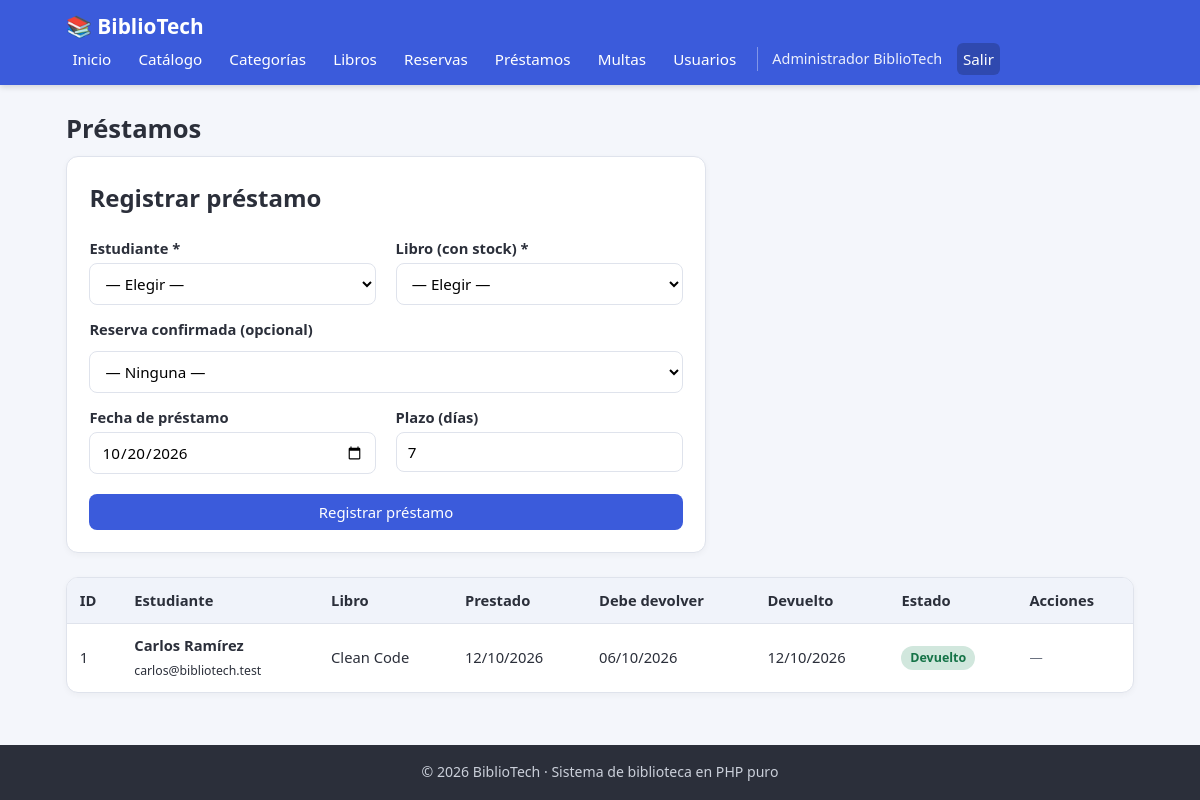
The app's page /prestamos.php (signed in) with its own data.
### tables this page shows
CREATE TABLE `usuarios` (
  `id` bigint(20) UNSIGNED NOT NULL,
  `nombre` varchar(120) NOT NULL,
  `email` varchar(180) NOT NULL,
  `password_hash` varchar(255) NOT NULL,
  `rol` enum('estudiante','bibliotecario','administrador') NOT NULL DEFAULT 'estudiante',
  `estado` enum('activo','bloqueado') NOT NULL DEFAULT 'activo',
  `created_at` timestamp NOT NULL DEFAULT current_timestamp(),
  `updated_at` timestamp NOT NULL DEFAULT current_timestamp() ON UPDATE current_timestamp()
);

CREATE TABLE `prestamos` (
  `id` bigint(20) UNSIGNED NOT NULL,
  `id_usuario` bigint(20) UNSIGNED NOT NULL,
  `id_libro` bigint(20) UNSIGNED NOT NULL,
  `id_reserva` bigint(20) UNSIGNED DEFAULT NULL,
  `fecha_prestamo` date NOT NULL,
  `fecha_devolucion_esperada` date NOT NULL,
  `fecha_devolucion_real` date DEFAULT NULL,
  `estado` enum('activo','devuelto','vencido','cancelado') NOT NULL DEFAULT 'activo',
  `created_at` timestamp NOT NULL DEFAULT current_timestamp(),
  `updated_at` timestamp NOT NULL DEFAULT current_timestamp() ON UPDATE current_timestamp()
);

CREATE TABLE `libros` (
  `id` bigint(20) UNSIGNED NOT NULL,
  `titulo` varchar(255) NOT NULL,
  `autor` varchar(180) NOT NULL,
  `isbn` varchar(20) DEFAULT NULL,
  `id_categoria` bigint(20) UNSIGNED DEFAULT NULL,
  `editorial` varchar(150) DEFAULT NULL,
  `anio` smallint(5) UNSIGNED DEFAULT NULL,
  `portada_url` varchar(500) DEFAULT NULL,
  `sinopsis` text DEFAULT NULL,
  `stock_total` int(10) UNSIGNED NOT NULL DEFAULT 0,
  `stock_disponible` int(10) UNSIGNED NOT NULL DEFAULT 0,
  `created_at` timestamp NOT NULL DEFAULT current_timestamp(),
  `updated_at` timestamp NOT NULL DEFAULT current_timestamp() ON UPDATE current_timestamp()
);

### includes/auth.php (called while the page is built, shortened)
<?php
function estaLogueado(): bool
{
    return isset($_SESSION['usuario_id']);
}
function usuarioActual(PDO $conexion): ?array
{
    $sql = "SELECT id, nombre, email, rol, estado
            FROM usuarios
            WHERE id = :id";
    $stmt = $conexion->prepare($sql);
    $stmt->execute([':id' => $_SESSION['usuario_id']]);
    $usuario = $stmt->fetch();
    return $usuario ?: null;
}
function e(?string $texto): string
{
    return htmlspecialchars($texto ?? '', ENT_QUOTES, 'UTF-8');
}

### prestamos.php (the view, shortened to what this page needs)
<?php
require_once __DIR__ . '/includes/auth.php';
$usuario = usuarioActual($conexion);
$esStaff = in_array($usuario['rol'], ['bibliotecario', 'administrador'], true);
$sql = "SELECT p.*, u.nombre AS usuario, u.email, l.titulo AS libro
        FROM prestamos p
        INNER JOIN usuarios u ON u.id = p.id_usuario
        INNER JOIN libros l   ON l.id = p.id_libro";
$sql .= " ORDER BY p.created_at DESC";
$stmt = $conexion->prepare($sql);
if ($esStaff) {
    $stmt->execute();
} else {
    $stmt->execute([':id' => $usuario['id']]);
}
$prestamos = $stmt->fetchAll();
function etiquetaPrestamo(string $estado): string
{
    $mapa = [
        'activo'   => ['etiqueta-azul', 'Activo'],
        'devuelto' => ['etiqueta-verde', 'Devuelto'],
        'vencido'  => ['etiqueta-rojo', 'Vencido'],
        'cancelado' => ['etiqueta-gris', 'Cancelado'],
    ];
    [$clase, $texto] = $mapa[$estado] ?? ['etiqueta-gris', $estado];
    return "<span class=\"etiqueta {$clase}\">{$texto}</span>";
}
require_once __DIR__ . '/includes/header.php';
?>
<h1 class="titulo-pagina"><?= $esStaff ? 'Préstamos' : 'Mis préstamos' ?></h1>
<?php if ($esStaff): ?>
    <div class="tarjeta" style="max-width: 640px; margin-bottom: 1.5rem;">
        <h2>Registrar préstamo</h2>
        <form method="POST" action="prestamos.php" class="formulario">
            <div class="dos-columnas">
                <div>
                    <label for="id_usuario">Estudiante *</label>
                    <select id="id_usuario" name="id_usuario" required>
                        <option value="">— Elegir —</option>
                    </select>
                </div>
                <div>
                    <label for="id_libro">Libro (con stock) *</label>
                    <select id="id_libro" name="id_libro" required>
                        <option value="">— Elegir —</option>
                    </select>
                </div>
            </div>
            <label for="id_reserva">Reserva confirmada (opcional)</label>
            <select id="id_reserva" name="id_reserva">
                <option value="0">— Ninguna —</option>
            </select>
            <div class="dos-columnas">
                <div>
                    <label for="fecha_prestamo">Fecha de préstamo</label>
                    <input type="date" id="fecha_prestamo" name="fecha_prestamo"
                           value="<?= date('Y-m-d') ?>">
                </div>
                <div>
                    <label for="dias_plazo">Plazo (días)</label>
                    <input type="number" id="dias_plazo" name="dias_plazo"
                           min="1" max="60" value="<?= DIAS_PLAZO ?>">
                </div>
            </div>
            <button type="submit" class="boton boton-primario" style="margin-top: 0.8rem;">
                Registrar préstamo
            </button>
        </form>
    </div>
<?php endif; ?>
<div class="tabla-contenedor">
    <table class="tabla">
        <thead>
            <tr>
                <th>ID</th>
                <?php if ($esStaff): ?>
                    <th>Estudiante</th>
                <?php endif; ?>
                <th>Libro</th>
                <th>Prestado</th>
                <th>Debe devolver</th>
                <th>Devuelto</th>
                <th>Estado</th>
                <?php if ($esStaff): ?>
                    <th>Acciones</th>
                <?php endif; ?>
            </tr>
        </thead>
        <tbody>
            <?php foreach ($prestamos as $pre): ?>
                <tr>
                    <td><?= (int) $pre['id'] ?></td>
                    <?php if ($esStaff): ?>
                        <td>
                            <strong><?= e($pre['usuario']) ?></strong><br>
                            <small><?= e($pre['email']) ?></small>
                        </td>
                    <?php endif; ?>
                    <td><?= e($pre['libro']) ?></td>
                    <td><?= e(date('d/m/Y', strtotime($pre['fecha_prestamo']))) ?></td>
                    <td>
                        <?= e(date('d/m/Y', strtotime($pre['fecha_devolucion_esperada']))) ?>
                    </td>
                    <td>
                        <?= $pre['fecha_devolucion_real']
                            ? e(date('d/m/Y', strtotime($pre['fecha_devolucion_real'])))
                            : '—' ?>
                    </td>
                    <td><?= etiquetaPrestamo($pre['estado']) ?></td>
                    <?php if ($esStaff): ?>
                        <td>
                            <div class="acciones">
                                <?php if (in_array($pre['estado'], ['activo', 'vencido'], true)): ?>
                                    <form method="POST" action="prestamos.php"
                                          class="confirmar-eliminar"
                                          data-mensaje="¿Registrar la devolución de '<?= e($pre['libro']) ?>'?">
                                        <input type="hidden" name="accion" value="devolver">
                                        <input type="hidden" name="id" value="<?= (int) $pre['id'] ?>">
                                        <button type="submit" class="boton boton-exito boton-pequeno">
                                            Devolver
                                        </button>
                                    </form>
                                <?php else: ?>
                                    <span class="libro-datos">—</span>
                                <?php endif; ?>
                            </div>
                        </td>
                    <?php endif; ?>
                </tr>
            <?php endforeach; ?>
        </tbody>
    </table>
</div>
<?php require_once __DIR__ . '/includes/footer.php'; ?>

### includes/header.php (shortened to what this page needs)
<?php
$usuario = usuarioActual($conexion);
?>
<!DOCTYPE html>
<html lang="es">
<head>
    <link rel="stylesheet" href="assets/css/estilos.css">
</head>
<body>
<header class="navbar">
    <div class="contenedor navbar-contenido">
        <a href="dashboard.php" class="marca">📚 BiblioTech</a>
        <nav class="menu" id="menu">
            <?php if ($usuario): ?>
                <a href="dashboard.php">Inicio</a>
                <a href="catalogo.php">Catálogo</a>
                <?php if ($usuario['rol'] === 'estudiante'): ?>
                    <a href="reservas.php">Mis reservas</a>
                    <a href="prestamos.php">Mis préstamos</a>
                <?php else: ?>
                    <a href="categorias.php">Categorías</a>
                    <a href="libros.php">Libros</a>
                    <a href="reservas.php">Reservas</a>
                    <a href="prestamos.php">Préstamos</a>
                    <a href="multas.php">Multas</a>
                    <?php if ($usuario['rol'] === 'administrador'): ?>
                        <a href="usuarios.php">Usuarios</a>
                    <?php endif; ?>
                <?php endif; ?>
                <span class="menu-usuario"><?= e($usuario['nombre']) ?></span>
                <a href="logout.php" class="menu-salir">Salir</a>
            <?php else: ?>
                <a href="catalogo.php">Catálogo</a>
                <a href="login.php">Iniciar sesión</a>
                <a href="registro.php">Registrarse</a>
            <?php endif; ?>
        </nav>
    </div>
</header>
<main class="contenedor pagina <?= e($claseMain ?? '') ?>">

### assets/css/estilos.css (style rules this page uses)
* { margin: 0; padding: 0; box-sizing: border-box; }
:root { --color-primario: #3b5bdb; --color-primario-oscuro: #2f49b3; --color-fondo: #f4f6fb; --color-borde: #dfe3ec; --color-texto: #2b2f3a; --color-texto-suave: #6b7280; --color-exito: #157347; --color-exito-fondo: #d1e7dd; --color-error: #b02a37; --color-error-fondo: #f8d7da; --color-advertencia: #997404; --color-advertencia-fondo: #fff3cd; }
body { font-family: "Segoe UI", Arial, Helvetica, sans-serif; background-color: var(--color-fondo); color: var(--color-texto); line-height: 1.6; min-height: 100vh; display: flex; flex-direction: column; overflow-x: hidden; }
a { color: var(--color-primario); text-decoration: none; }
.contenedor { width: 100%; max-width: 1100px; margin: 0 auto; padding: 0 1rem; }
.navbar { background-color: var(--color-primario); color: #fff; box-shadow: 0 2px 6px rgba(0, 0, 0, 0.15); }
.navbar-contenido { display: flex; align-items: center; justify-content: space-between; flex-wrap: wrap; padding-top: 0.6rem; padding-bottom: 0.6rem; }
.marca { color: #fff; font-size: 1.3rem; font-weight: bold; text-decoration: none !important; }
.menu { display: flex; align-items: center; gap: 0.9rem; flex-wrap: wrap; }
.menu a { color: #fff; font-size: 0.95rem; padding: 0.25rem 0.4rem; border-radius: 6px; text-decoration: none; }
.menu-usuario { font-size: 0.9rem; opacity: 0.9; border-left: 1px solid rgba(255, 255, 255, 0.4); padding-left: 0.9rem; }
.menu-salir { background-color: rgba(0, 0, 0, 0.2); }
.pagina { flex: 1; padding-top: 1.5rem; padding-bottom: 2.5rem; }
.titulo-pagina { font-size: 1.6rem; margin-bottom: 0.4rem; }
.tarjeta { background-color: #fff; border: 1px solid var(--color-borde); border-radius: 12px; padding: 1.4rem; box-shadow: 0 2px 6px rgba(0, 0, 0, 0.04); }
.formulario { display: flex; flex-direction: column; gap: 0.45rem; margin-top: 0.8rem; width: 100%; min-width: 0; }
.formulario label { display: block; font-weight: 600; font-size: 0.92rem; margin-top: 0.4rem; margin-bottom: 0.15rem; }
.formulario input, .formulario select, .formulario textarea { width: 100%; max-width: 100%; box-sizing: border-box; padding: 0.55rem 0.7rem; border: 1px solid var(--color-borde); border-radius: 8px; font-size: 0.95rem; font-family: inherit; background-color: #fff; }
.boton { display: inline-block; padding: 0.5rem 1rem; border: none; border-radius: 8px; font-size: 0.93rem; font-family: inherit; cursor: pointer; background-color: var(--color-primario); color: #fff !important; text-decoration: none !important; transition: background-color 0.15s; }
.boton-primario { background-color: var(--color-primario); }
.tabla-contenedor { overflow-x: auto; background-color: #fff; border: 1px solid var(--color-borde); border-radius: 12px; box-shadow: 0 2px 6px rgba(0, 0, 0, 0.04); }
.tabla { width: 100%; border-collapse: collapse; min-width: 600px; }
.tabla th, .tabla td { padding: 0.65rem 0.8rem; text-align: left; border-bottom: 1px solid var(--color-borde); font-size: 0.92rem; vertical-align: middle; overflow-wrap: anywhere; }
.tabla th { background-color: #f0f3fa; font-weight: 700; white-space: nowrap; }
.tabla tr:last-child td { border-bottom: none; }
.tabla .acciones { display: flex; gap: 0.35rem; flex-wrap: wrap; }
.etiqueta { display: inline-block; padding: 0.15rem 0.55rem; border-radius: 999px; font-size: 0.78rem; font-weight: 600; white-space: nowrap; }
.etiqueta-verde { background-color: var(--color-exito-fondo); color: var(--color-exito); }
.libro-datos { font-size: 0.83rem; color: var(--color-texto-suave); }
.dos-columnas { display: grid; grid-template-columns: minmax(0, 1fr) minmax(0, 1fr); gap: 0 1.2rem; }
.dos-columnas > div { min-width: 0; }

### records on screen
usuarios: nombre "Administrador BiblioTech"
prestamos: id "1", id_usuario.nombre "Carlos Ramírez", id_usuario.email "carlos@bibliotech.test", id_libro.titulo "Clean Code", fecha_prestamo "12/10/2026", fecha_devolucion_esperada "06/10/2026", fecha_devolucion_real "12/10/2026"
